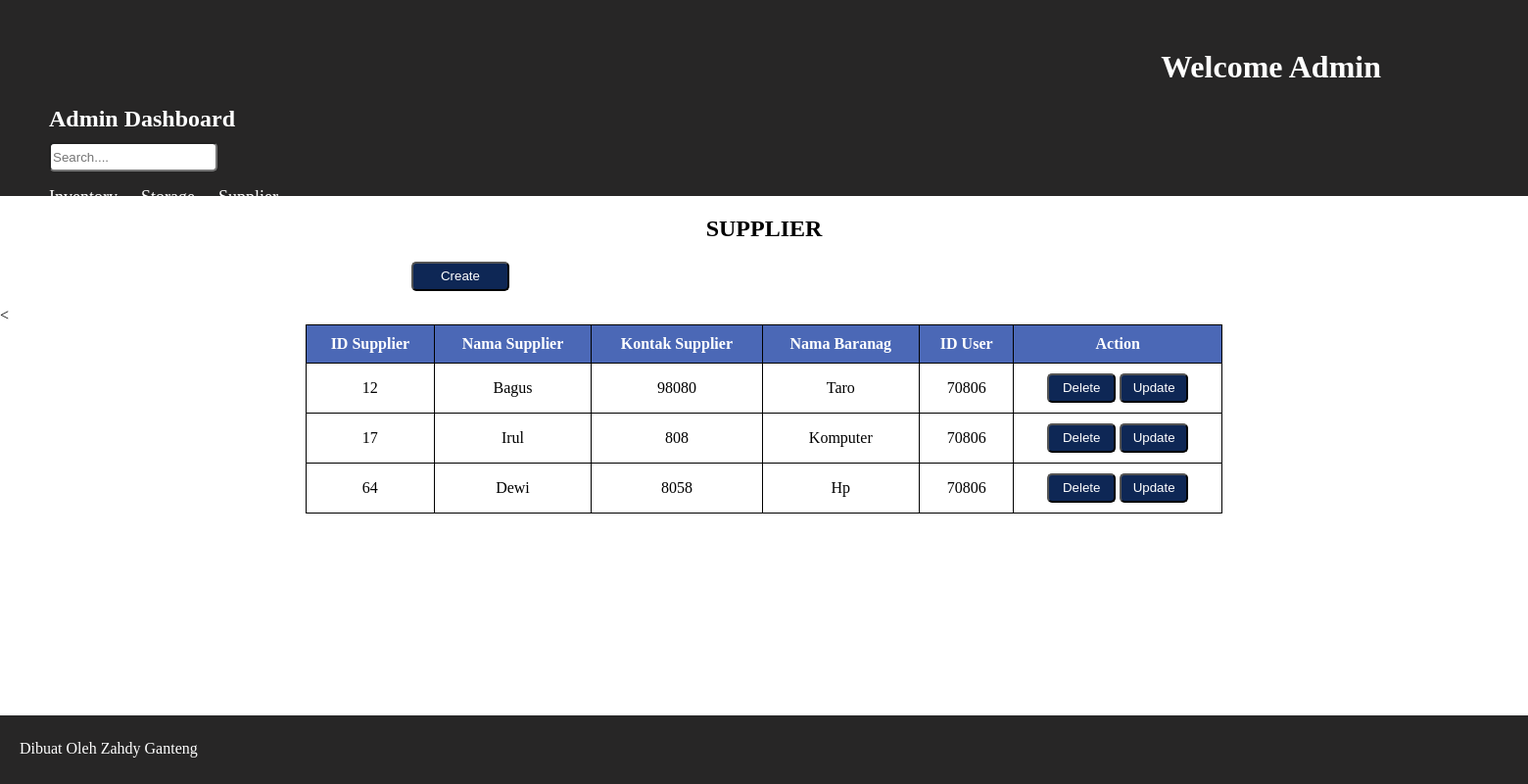
Screenshot of /admin/supplier.php with the database file from the repository.
### tables this page shows
CREATE TABLE `supplier` (
  `id_sup` int(255) NOT NULL,
  `nama_sup` varchar(255) NOT NULL,
  `kontak_sup` int(255) NOT NULL,
  `nama_barang` varchar(255) NOT NULL,
  `id_user` int(255) NOT NULL
);

### admin/supplier.php (the view, shortened to what this page needs)
<?php
include "db.php";
?>
<html lang="en">
<head>
    <link rel="stylesheet" href="style.css">
<body>
    <?php
    include "header.php";
    ?>
    <div class="content">
    <h2>SUPPLIER</h2>
    <div class="button-container">
            <form action="create_supp.php" method="post">
                <button type="submit" class="create">Create</button>
            </form>
    </div>
    <?php
    $supp ="SELECT id_sup, nama_sup, kontak_sup, nama_barang, id_user FROM supplier";
    $result = $koneksi->query($supp);
    echo '<table><tr><th>ID Supplier</th><th>Nama Supplier</th><th>Kontak Supplier</th><th>Nama Baranag</th><<th>ID User</th><th>Action</th></tr>';
    if ($result-> num_rows > 0) {
        while($row = $result->fetch_assoc()) {
            echo "<tr>";
            echo "<td>" . $row['id_sup'] . "</td>";
            echo "<td>" . $row['nama_sup'] . "</td>";
            echo "<td>" . $row['kontak_sup'] . "</td>";
            echo "<td>" . $row['nama_barang'] . "</td>";
            echo "<td>" . $row['id_user'] . "</td>";
            echo "<td><button><a href='delete_supp.php?id_sup=" . $row['id_sup'] . "' onclick=\"return confirm('Apakah anda yakin ingin menghapus data ini?');\">Delete</button></a>
                  <button><a href='update_supp.php?id_sup=" . $row['id_sup'] . "'>Update</button></a></td>";
            echo "</tr>";
        }
    } else {
        echo "<tr><td colspan='5'>Tidak ada data</td></tr>";
    }
    ?>
    <?php include 'footer.php'; ?>
</body>
</html>

### admin/style.css (style rules this page uses)
body { margin: 0; display: flex; flex-direction: column; }
div h2 { text-align: center; color: black; }
table { width: 60%; border-collapse: collapse; margin-bottom: 20px; margin: auto; }
table, th, td { border: 1px solid #000000; }
th, td { padding: 10px; text-align: center; }
th { background-color: rgb(75, 104, 182); color: white; }
.create { background-color: rgb(14, 39, 85); color: white; width: 100px; height: 30px; margin-left: 420px; margin-bottom: 20ppx; border-radius: 5px; }
td a { text-decoration: none; color: white; }
td button { background-color: rgb(14, 39, 85); width: 70px; height: 30px; border-radius: 5px; }

### rows the page displays
supplier: id_sup "12", nama_sup "Bagus", kontak_sup "98080", nama_barang "Taro", id_user "70806"
supplier: id_sup "17", nama_sup "Irul", kontak_sup "808", nama_barang "Komputer", id_user "70806"
supplier: id_sup "64", nama_sup "Dewi", kontak_sup "8058", nama_barang "Hp", id_user "70806"
